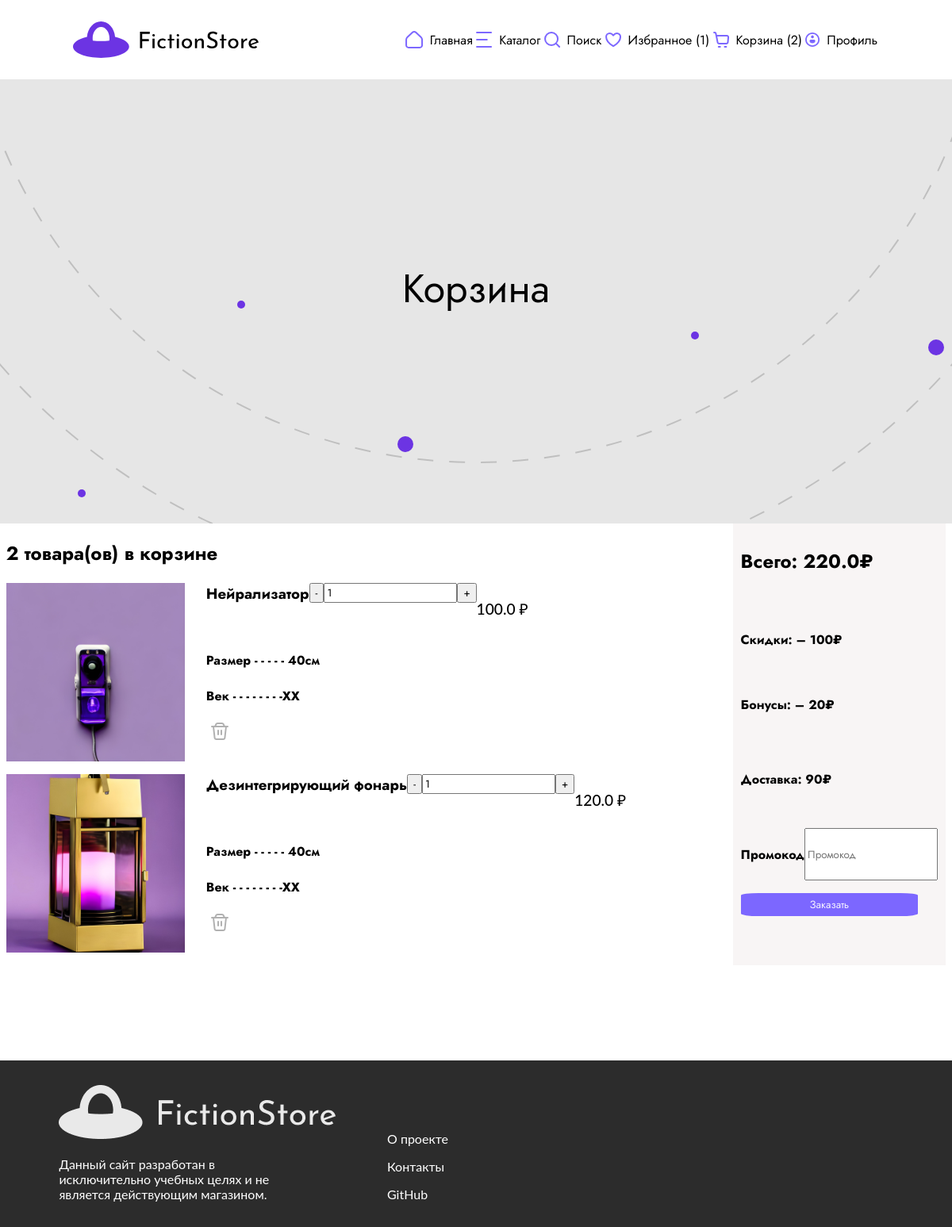
/basket (signed in), run on the app's committed database.
### app/models.py (models this page shows)
class Item(db.Model):
    __tablename__ = "item"
    id              = db.Column(db.Integer, primary_key=True)
    title           = db.Column(db.String(100), nullable=False)
    price           = db.Column(db.Float, nullable=False)
    description     = db.Column(db.String(1000), nullable=False)
    images          = db.Column(db.JSON) # [ "str", ... ]
    colors          = db.Column(db.JSON) # [ "str", ... ]
    science         = db.Column(db.JSON) # [ "str", ... ]
    comments        = db.relationship("Comment", backref="item")

### app/controllers.py (the view)
@app.route('/basket')
def basket():
    if user := authToken(request):
        basket = user.basket
    elif (ids := request.cookies.get('basket')):
        basket = db.session.query(Item).filter(Item.id.in_(ids.split(',')[:-1])).all()
    else:
        basket = 0
    favs_len, basket_len = favs_basket_len(user, request.cookies)
    return render_template('basket.html', favs_len=favs_len,
                           basket_len=basket_len, basket=basket)

### app/controllers.py (called while the page is built)
def authToken(request):
    token = request.cookies.get('token')
    if token and (user := db.session.query(User).filter_by(token=token).first()):
        return user
    return False

def favs_basket_len(user, cookies):
    if user:
        return len(user.favourites), len(user.basket)
    return len(cookies.get('favourites') or "")//2, len(cookies.get('basket') or "")//2

### app/templates/basket.html (shortened to what this page needs)
<!DOCTYPE html>
<html lang="en">
<head>
    <link rel="stylesheet" href="static/styles/style.css">
</head>
<body>
    <header>
        <div class="navigator">
            <a href="/" style="display: contents;"><img src="static/img/gui/logo.svg"></a>
            <nav class="hide">
                <span>
                    <img src="static/img/gui/home.svg">
                    <a href="/">Главная</a>
                </span>
                <span>
                    <img src="static/img/gui/Catalog.svg">
                    <a href="catalog">Каталог</a>
                </span>
                <span>
                    <img src="static/img/gui/Search.svg">
                    <a href="/#search">Поиск</a>
                </span>
                <span>
                    <img src="static/img/gui/favourite.svg">
                    <a href="favourites">Избранное ({{ favs_len }})</a>
                </span>
                <span>
                    <img src="static/img/gui/backets.svg">
                    <a href="basket">Корзина ({{ basket_len }})</a>
                </span>
                <span>
                    <img src="static/img/gui/Profile.svg">
                    <a href="profile">Профиль</a>
                </span>
            </nav>
        </div>
    </header>
    <main>
        <h1>Корзина</h1>
    </main>
    <div class="types">
        <div class="catalog">
            {% set vars = {'sum': 0} %}
            {% if basket %}
                <h2>{{ basket|length }} товара(ов) в корзине</h2>
                {% for item in basket %}
                <div class="item">
                    <span>
                        <img src="static/img/items/{{ item.images.0 }}" height="auto" width="25%">
                        <div class="character">
                            <span>
                                <h3 style="margin:0;">{{ item.title }}</h3>
                                <div class="quantity_inner" width="60%" style="display:flex;flex-direction:row;height:20%;align-items:center;">
                                    <button class="bt_minus">-</button>
                                    <input type="text" class="quantity" value="1" data-max-count="20">
                                    <button class="bt_plus">+</button>
                                </div>
                                <div class="price">
                                    <p>{{ item.price }} ₽</p>
                                </div>
                            </span>
                            <div class="characteristic">
                                <h4>Размер - - - - - 40см</h4>
                                <h4>Век - - - - - - - -XX</h4>
                            </div>
                            <button style="background:none;border:none;"><img src="static/img/gui/delete.svg"></button>
                        </div>
                    </span>
                </div>
                {% endfor %}
            {% endif %}
        </div>
        <aside style="background:rgba(248, 245, 245, 1);padding:10px;display:block;position:relative;" height="500px">
            <span>
                <h2>Всего: {{ vars['sum'] }}₽</h2>
            </span>
            <hr style="background:none;height:5px; width:100%">
            <span>
                <h4>Скидки: – 100₽</h4>
            </span>
            <span>
                <h4>Бонусы: – 20₽</h4>
            </span>
            <hr style="background:none;height:5px; width:100%">
            <span>
                <h4>Доставка: 90₽</h4>
            </span>
            <hr style="background:none;height:5px; width:100%">
            <span>
                <h4>Промокод</h4>
                <input type="text" method="POST" name="promo" placeholder="Промокод">
            </span>
            <button style="background:rgba(124, 103, 255, 1);border:none;border-radius:10%;padding:5px;width:90%;"><a href="#" style="color:rgba(244, 241, 255, 1);">Заказать</a></button>
        </aside>
    </div>
    <footer>
        <div class="annotation">
            <img src="static/img/gui/white_logo.png">
            <p>Данный сайт разработан в исключительно учебных целях и не является действующим магазином.</p>
        </div>
        <div class="nav_footer">
            <a href="https://github.com/BeidinaDaria/Fiction-store/blob/main/README.md">
                <p>О проекте</p>
            </a>
            <a href="https://github.com/BeidinaDaria/Fiction-store/blob/main/README.md">
                <p>Контакты</p>
            </a>
            <a href="https://github.com/BeidinaDaria/Fiction-store.git">
                <p>GitHub</p>
            </a>
        </div>
    </footer>
</body>
</html>

### app/static/styles/style.css (style rules this page uses)
body, html { margin: 0; overflow-x: hidden; }
* { font-family: 'Jost', sans-serif; }
@media (min-width: 900px) { span { display: flex; flex-direction: row; } }
@media (min-width: 900px) { p { font-family: lato, Arial, Helvetica, sans-serif; } }
@media (min-width: 900px) { a { text-decoration: none; } }
@media (min-width: 900px) { header { display: flex; flex-direction: column; background: #FAF8F8; margin-bottom: 0; height: 100px; } }
@media (min-width: 900px) { header > .navigator > .hide > span { height: 100px; margin: 50px 0; } }
@media (min-width: 900px) { header > .navigator, header > .navigator > nav { background: #ffffff; display: flex; flex-direction: row; justify-content: space-around; height: 100%; align-items: center; } }
@media (min-width: 900px) { header > .navigator > nav { width: 50%; height: 25%; vertical-align: middle; background: none; } }
@media (min-width: 900px) { header > .navigator > a { display: none; } }
@media (min-width: 900px) { header a { color: #000; } }
@media (min-width: 900px) { .hide > span { display: flex; align-items: center; } }
@media (min-width: 900px) { .hide > span > img { padding-right: 8px; } }
@media (min-width: 900px) { main { height: 70vh; background: url(../img/gui/kruzhochki.svg); background-position: center; background-repeat: no-repeat; background-attachment: scroll; margin-top: 0; display: flex; flex-direction: column; justify-content: center; align-items: center; background-color: #E6E6E6; } }
@media (min-width: 900px) { main > h1 { margin-top: 0; width: 50%; text-align: center; font-size: 50px; font-weight: 400; } }
@media (min-width: 900px) { .price { text-transform: uppercase; font-weight: 400; font-size: 3vh; color: black; margin-right: 30px; } }
@media (min-width: 900px) { footer { background: rgba(44, 44, 44, 1); margin-top: 10%; padding: 1rem; } }
@media (min-width: 900px) { footer > .annotation, footer > .nav_footer { display: inline-block; color: white; } }
@media (min-width: 900px) { footer > .annotation { width: 25%; margin-left: 5%; padding-top: 15px; } }
@media (min-width: 900px) { footer > .annotation > p { color: white; } }
@media (min-width: 900px) { footer > .nav_footer { margin-left: 10%; } }
@media (min-width: 900px) { footer > .nav_footer > a { color: white; } }
@media (min-width: 900px) { span { margin-bottom: 2vh; } }
@media (min-width: 900px) { .types { display: flex; flex-direction: row; justify-content: space-around; } }
@media (min-width: 900px) { input, label { display: inline-block; } }
@media (min-width: 900px) { .types > .catalog { display: flex; flex-direction: column; width: 75%; flex-wrap: wrap; } }
@media (min-width: 900px) { .price { text-transform: uppercase; font-weight: 500; font-size: 120%; } }
@media (min-width: 900px) { hr { height: 5px; border: none; background: rgba(124, 103, 255, 1); } }
@media (min-width: 900px) { .catalog > div > span { justify-content: flex-start; } }
@media (min-width: 900px) { .character { margin-left: 3%; } }

### data on the page
Item: shows a picture, title "Нейрализатор", price "100.0"
Item: shows a picture, title "Дезинтегрирующий фонарь", price "120.0"

### other printed values
{{ favs_len }} "1"
{{ basket_len }} "2"
{{ basket|length }} "2"
{{ vars['sum'] }} "220.0"
